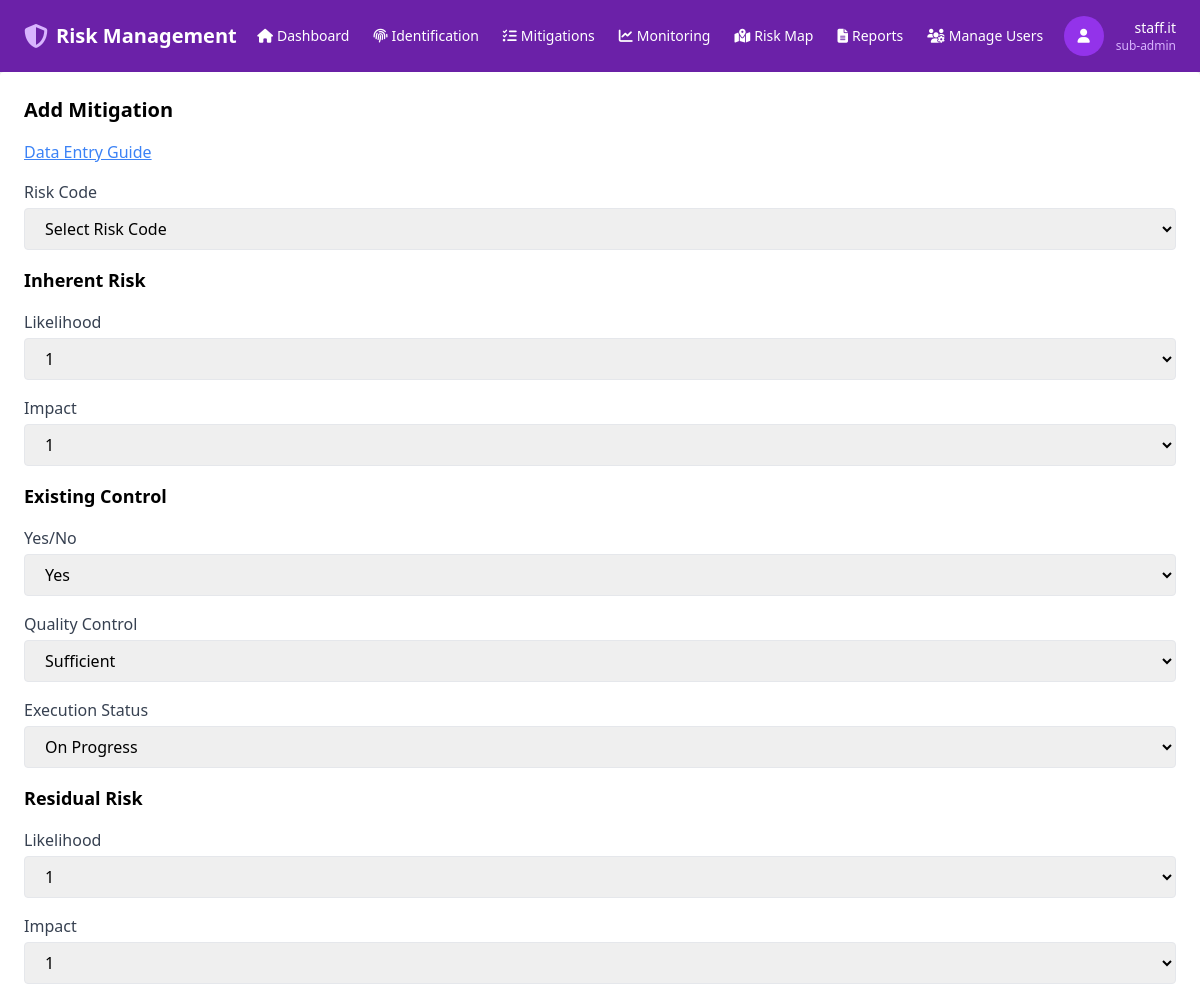
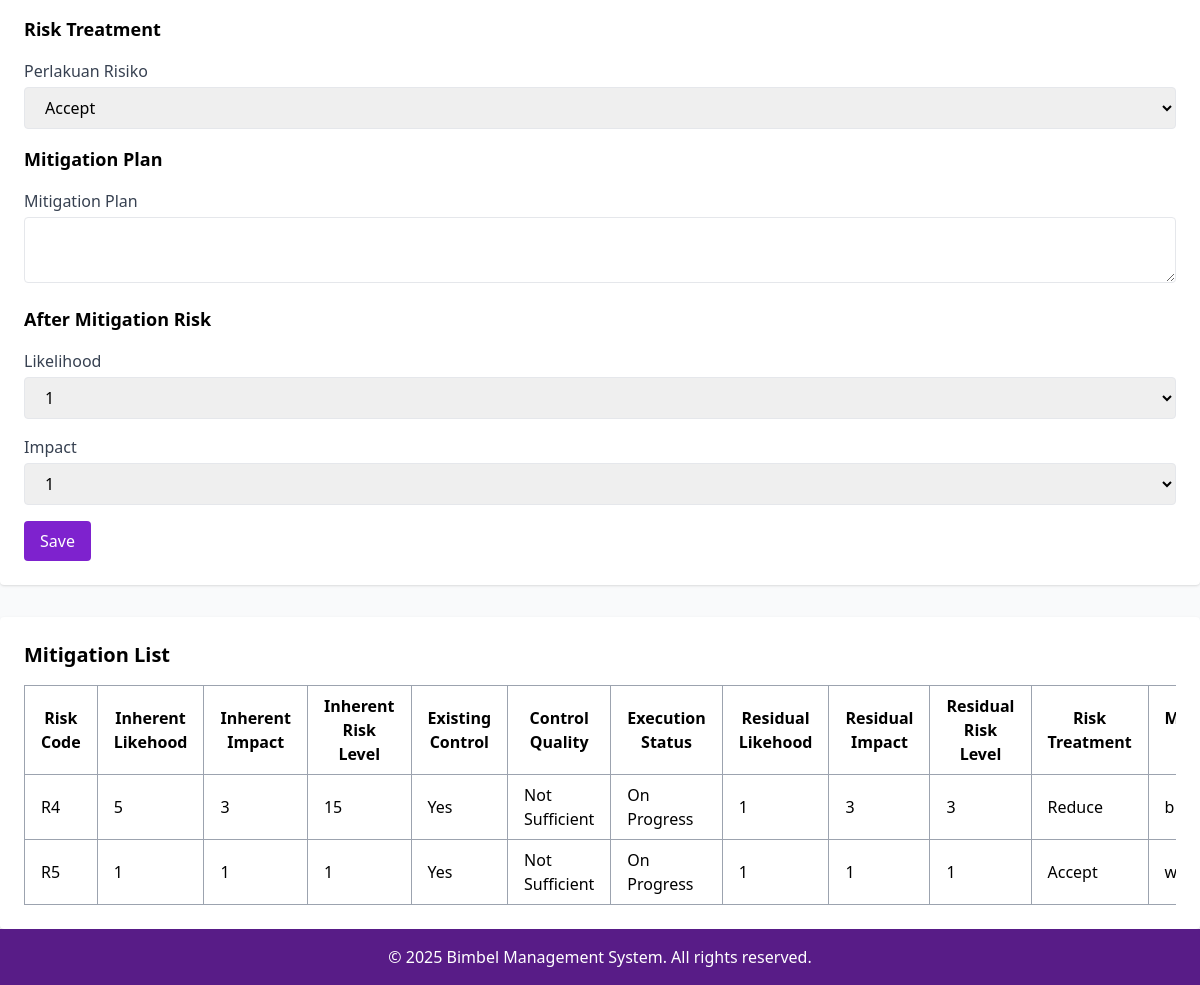
The page /pages/mitigation.php (signed in) on the database its author committed (2 pictures, top to bottom).
### tables this page shows
CREATE TABLE `mitigations` (
  `id` int(11) NOT NULL,
  `risk_code` varchar(10) DEFAULT NULL,
  `inherent_likehood` tinyint(4) DEFAULT NULL,
  `inherent_impact` tinyint(4) DEFAULT NULL,
  `inherent_risk_level` int(11) DEFAULT NULL,
  `existing_control` enum('Yes','No') DEFAULT NULL,
  `control_quality` enum('Sufficient','Not Sufficient') DEFAULT NULL,
  `execution_status` enum('On Progress','Pending','Completed') DEFAULT NULL,
  `residual_likehood` tinyint(4) DEFAULT NULL,
  `residual_impact` tinyint(4) DEFAULT NULL,
  `residual_risk_level` int(11) DEFAULT NULL,
  `risk_treatment` enum('Accept','Share','Reduce','avoid') DEFAULT NULL,
  `mitigation_plan` text DEFAULT NULL,
  `after_mitigation_likehood` tinyint(4) DEFAULT NULL,
  `after_mitigation_impact` tinyint(4) DEFAULT NULL,
  `after_mitigation_risk_level` int(11) DEFAULT NULL,
  `staff_id` int(11) DEFAULT NULL,
  `is_completed` tinyint(1) NOT NULL DEFAULT 0
);

### pages/mitigation.php (the view, shortened to what this page needs)
<?php
require_once '../includes/init.php';
require_once '../classes/Mitigation.php';
$username = $_SESSION['username'];
if (strpos($username, '@') !== false) {
    $username = explode('@', $username)[0];
}
$mitigation = new Mitigation($conn);
$is_admin = $_SESSION['role'] === 'admin' || $_SESSION['role'] === 'sub-admin';
$role = $_SESSION['role'] ?? '';
$id = $_GET['edit'] ?? null;
$editData = $id ? $mitigation->getMitigationById($id) : null;
?>
<!DOCTYPE html>
<html lang="id">
<head>
    <script src="https://cdn.tailwindcss.com"></script>
    <link rel="stylesheet" href="https://cdnjs.cloudflare.com/ajax/libs/font-awesome/6.4.0/css/all.min.css" />
</head>
<body class="bg-gray-50 flex flex-col min-h-screen">
    <nav class="bg-purple-800 text-white shadow-md w-full">
        <div class="px-6 py-4 flex flex-col md:flex-row items-center justify-between w-full">
            <div class="flex items-center space-x-2">
                <i class="fas fa-shield-alt text-2xl text-purple-300"></i>
                <span class="text-xl font-bold">Risk Management</span>
            </div>
            <div class="flex-1 flex justify-center mt-4 md:mt-0">
                <div class="flex flex-wrap justify-center space-x-6 text-sm font-medium">
                    <a href="dashboard.php" class="hover:text-purple-300 flex items-center space-x-1"><i class="fas fa-home"></i><span>Dashboard</span></a>
                    <a href="identification.php" class="hover:text-purple-300 flex items-center space-x-1"><i class="fas fa-fingerprint"></i><span>Identification</span></a>
                    <a href="mitigation.php" class="hover:text-purple-300 flex items-center space-x-1"><i class="fas fa-tasks"></i><span>Mitigations</span></a>
                    <a href="monitoring.php" class="hover:text-purple-300 flex items-center space-x-1"><i class="fas fa-chart-line"></i><span>Monitoring</span></a>
                    <a href="riskmap.php" class="hover:text-purple-300 flex items-center space-x-1"><i class="fas fa-map-marked-alt"></i><span>Risk Map</span></a>
                    <a href="reports.php" class="hover:text-purple-300 flex items-center space-x-1"><i class="fas fa-file-alt"></i><span>Reports</span></a>
                    <a href="manage_users.php" class="hover:text-purple-300 flex items-center space-x-1"><i class="fas fa-users-cog"></i><span>Manage Users</span></a>
                </div>
            </div>
            <div class="relative" id="profileDropdownWrapper">
                <button onclick="toggleProfileDropdown()" class="flex items-center space-x-3 text-sm focus:outline-none">
                    <div class="w-10 h-10 rounded-full bg-purple-600 flex items-center justify-center">
                        <i class="fas fa-user text-white"></i>
                    </div>
                    <div class="text-right hidden md:block">
                        <div class="font-medium"><?= htmlspecialchars($username) ?></div>
                        <div class="text-xs text-purple-300"><?= htmlspecialchars($role) ?></div>
                    </div>
                </button>
            </div>
        </div>
    </nav>
        <?php if ($is_admin): ?>
        <section class="bg-white rounded shadow p-6 mb-8">
            <h2 class="text-xl font-bold mb-4">Add Mitigation</h2>
            <div class="flex justify-left mb-4">
                <button id="openGuide" class="text-blue-500 underline hover:text-blue-700">
                    Data Entry Guide
                </button>
            </div>
            <form action="mitigation.php" method="POST" class="space-y-4">
                <div>
                    <label for="risk_code" class="block text-gray-700">Risk Code</label>
                    <select id="risk_code" name="risk_code" required class="w-full mt-1 px-4 py-2 border rounded focus:ring focus:ring-purple-500">
                        <option value="" disabled selected>Select Risk Code</option>
                    </select>
                </div>
                <h3 class="text-lg font-bold mt-6 mb-2">Inherent Risk</h3>
                <div class="space-y-4">
                    <div>
                        <label for="inherent_likehood" class="block text-gray-700 font-medium">Likelihood</label>
                        <select id="inherent_likehood" name="inherent_likehood" required class="w-full mt-1 px-4 py-2 border rounded focus:ring focus:ring-purple-500">
                            <?php for ($i = 1; $i <= 5; $i++): ?>
                                <option value="<?php echo $i; ?>" <?php echo (isset($editData['inherent_likehood']) && $editData['inherent_likehood'] == $i) ? 'selected' : ''; ?>><?php echo $i; ?></option>
                            <?php endfor; ?>
                        </select>
                    </div>
                    <div>
                        <label for="inherent_impact" class="block text-gray-700 font-medium">Impact</label>
                        <select id="inherent_impact" name="inherent_impact" required class="w-full mt-1 px-4 py-2 border rounded focus:ring focus:ring-purple-500">
                            <?php for ($i = 1; $i <= 5; $i++): ?>
                                <option value="<?php echo $i; ?>" <?php echo (isset($editData['inherent_impact']) && $editData['inherent_impact'] == $i) ? 'selected' : ''; ?>><?php echo $i; ?></option>
                            <?php endfor; ?>
                        </select>
                    </div>
                </div>
                <h3 class="text-lg font-bold mt-6 mb-2">Existing Control</h3>
                <div class="space-y-4">
                    <div>
                        <label for="existing_control" class="block text-gray-700 font-medium">Yes/No</label>
                        <select id="existing_control" name="existing_control" required class="w-full mt-1 px-4 py-2 border rounded focus:ring focus:ring-purple-500">
                            <option value="Yes" <?php echo (isset($editData['existing_control']) && $editData['existing_control'] == 'Yes') ? 'selected' : ''; ?>>Yes</option>
                        </select>
                    </div>
                    <div>
                        <label for="control_quality" class="block text-gray-700 font-medium">Quality Control</label>
                        <select id="control_quality" name="control_quality" required class="w-full mt-1 px-4 py-2 border rounded focus:ring focus:ring-purple-500">
                            <option value="Sufficient" <?php echo (isset($editData['control_quality']) && $editData['control_quality'] == 'Sufficient') ? 'selected' : ''; ?>>Sufficient</option>
                        </select>
                    </div>
                    <div>
                        <label for="execution_status" class="block text-gray-700 font-medium">Execution Status</label>
                        <select id="execution_status" name="execution_status" required class="w-full mt-1 px-4 py-2 border rounded focus:ring focus:ring-purple-500">
                            <option value="On Progress">On Progress</option>
                        </select>
                    </div>
                </div>
                <h3 class="text-lg font-bold mt-6 mb-2">Residual Risk</h3>
                <div class="space-y-4">
                    <div>
                        <label for="residual_likehood" class="block text-gray-700 font-medium">Likelihood</label>
                        <select id="residual_likehood" name="residual_likehood" required class="w-full mt-1 px-4 py-2 border rounded focus:ring focus:ring-purple-500">
                            <?php for ($i = 1; $i <= 5; $i++): ?>
                                <option value="<?php echo $i; ?>" <?php echo (isset($editData['residual_likehood']) && $editData['residual_likehood'] == $i) ? 'selected' : ''; ?>><?php echo $i; ?></option>
                            <?php endfor; ?>
                        </select>
                    </div>
                    <div>
                        <label for="residual_impact" class="block text-gray-700 font-medium">Impact</label>
                        <select id="residual_impact" name="residual_impact" required class="w-full mt-1 px-4 py-2 border rounded focus:ring focus:ring-purple-500">
                            <?php for ($i = 1; $i <= 5; $i++): ?>
                                <option value="<?php echo $i; ?>" <?php echo (isset($editData['residual_impact']) && $editData['residual_impact'] == $i) ? 'selected' : ''; ?>><?php echo $i; ?></option>
                            <?php endfor; ?>
                        </select>
                    </div>
                </div>
                <h3 class="text-lg font-bold mt-6 mb-2">Risk Treatment</h3>
                <div class="space-y-4">
                    <div>
                        <label for="risk_treatment" class="block text-gray-700 font-medium">Perlakuan Risiko</label>
                        <select id="risk_treatment" name="risk_treatment" required class="w-full mt-1 px-4 py-2 border rounded focus:ring focus:ring-purple-500">
                            <option value="Accept" <?php echo (isset($editData['risk_treatment']) && $editData['risk_treatment'] == 'Acept') ? 'selected' : ''; ?>>Accept</option>
                        </select>
                    </div>
                </div>
                <h3 class="text-lg font-bold mt-6 mb-2">Mitigation Plan</h3>
                <div>
                    <label for="mitigation_plan" class="block text-gray-700 font-medium">Mitigation Plan</label>
                    <textarea id="mitigation_plan" name="mitigation_plan" required class="w-full mt-1 px-4 py-2 border rounded focus:ring focus:ring-purple-500"><?php echo $editData['mitigation_plan'] ?? ''; ?></textarea>
                </div>
                <h3 class="text-lg font-bold mt-6 mb-2">After Mitigation Risk</h3>
                <div class="space-y-4">
                    <div>
                        <label for="after_mitigation_likehood" class="block text-gray-700 font-medium">Likelihood</label>
                        <select id="after_mitigation_likehood" name="after_mitigation_likehood" required class="w-full mt-1 px-4 py-2 border rounded focus:ring focus:ring-purple-500">
                            <?php for ($i = 1; $i <= 5; $i++): ?>
                                <option value="<?php echo $i; ?>" <?php echo (isset($editData['after_mitigation_likehood']) && $editData['after_mitigation_likehood'] == $i) ? 'selected' : ''; ?>><?php echo $i; ?></option>
                            <?php endfor; ?>
                        </select>
                    </div>
                    <div>
                        <label for="after_mitigation_impact" class="block text-gray-700 font-medium">Impact</label>
                        <select id="after_mitigation_impact" name="after_mitigation_impact" required class="w-full mt-1 px-4 py-2 border rounded focus:ring focus:ring-purple-500">
                            <?php for ($i = 1; $i <= 5; $i++): ?>
                                <option value="<?php echo $i; ?>" <?php echo (isset($editData['after_mitigation_impact']) && $editData['after_mitigation_impact'] == $i) ? 'selected' : ''; ?>><?php echo $i; ?></option>
                            <?php endfor; ?>
                        </select>
                    </div>
                </div>
                <button type="submit" class="bg-purple-700 text-white px-4 py-2 rounded hover:bg-purple-800 transition">Save</button>
            </form>
        </section>
        <?php endif; ?>
        <section class="bg-white rounded shadow p-6">
            <h2 class="text-xl font-bold mb-4">Mitigation List</h2>
            <div class="overflow-x-auto">
                <table class="table-auto w-full border-collapse border border-gray-200">
                    <thead class="bg-beige-purple">
                        <tr>
                            <th class="border border-gray-400 px-4 py-2">Risk Code</th>
                            <th class="border border-gray-400 px-4 py-2">Inherent Likehood</th>
                            <th class="border border-gray-400 px-4 py-2">Inherent Impact</th>
                            <th class="border border-gray-400 px-4 py-2">Inherent Risk Level</th>
                            <th class="border border-gray-400 px-4 py-2">Existing Control</th>
                            <th class="border border-gray-400 px-4 py-2">Control Quality</th>
                            <th class="border border-gray-400 px-4 py-2">Execution Status</th>
                            <th class="border border-gray-400 px-4 py-2">Residual Likehood</th>
                            <th class="border border-gray-400 px-4 py-2">Residual Impact</th>
                            <th class="border border-gray-400 px-4 py-2">Residual Risk Level</th>
                            <th class="border border-gray-400 px-4 py-2">Risk Treatment</th>
                            <th class="border border-gray-400 px-4 py-2">Mitigation Plan</th>
                        </tr>
                    </thead>
                    <tbody>
                        <?php
                        $role = $_SESSION['role'] ?? '';
                        if ($role === 'admin') {
                            $query = $conn->query("SELECT mitigations.*, staffs.staff_name FROM mitigations LEFT JOIN staffs ON mitigations.staff_id = staffs.id");
                        } else {
                            $query = $conn->prepare("SELECT * FROM mitigations WHERE staff_id = :staff_id");
                            $query->execute(['staff_id' => $_SESSION['staff_id']]);
                        }
                        while ($row = $query->fetch()) {
                            echo "<tr class='hover:bg-gray-50'>
                            <td class='border border-gray-400 px-4 py-2'>{$row['risk_code']}</td>
                            <td class='border border-gray-400 px-4 py-2'>{$row['inherent_likehood']}</td>
                            <td class='border border-gray-400 px-4 py-2'>{$row['inherent_impact']}</td>
                            <td class='border border-gray-400 px-4 py-2'>{$row['inherent_risk_level']}</td>
                            <td class='border border-gray-400 px-4 py-2'>{$row['existing_control']}</td>
                            <td class='border border-gray-400 px-4 py-2'>{$row['control_quality']}</td>
                            <td class='border border-gray-400 px-4 py-2'>{$row['execution_status']}</td>
                            <td class='border border-gray-400 px-4 py-2'>{$row['residual_likehood']}</td>
                            <td class='border border-gray-400 px-4 py-2'>{$row['residual_impact']}</td>
                            <td class='border border-gray-400 px-4 py-2'>{$row['residual_risk_level']}</td>
                            <td class='border border-gray-400 px-4 py-2'>{$row['risk_treatment']}</td>
                            <td class='border border-gray-400 px-4 py-2'>{$row['mitigation_plan']}</td>
                            <td class='border border-gray-400 px-4 py-2'>{$row['after_mitigation_likehood']}</td>
                            <td class='border border-gray-400 px-4 py-2'>{$row['after_mitigation_impact']}</td>
                            <td class='border border-gray-400 px-4 py-2'>{$row['after_mitigation_risk_level']}</td>";
                        echo "</tr>";
                            }
                        ?>
                    </tbody>
                </table>
            </div>
        </section>
<?php require_once '../includes/footer.php'; ?>
</body>
</html>

### includes/footer.php
<footer class="bg-purple-900 text-white text-center py-4">
    <p>&copy; <?= date('Y') ?> Bimbel Management System. All rights reserved.</p>
</footer>
</body>
</html>

### rows shown on the page
mitigations: risk_code "R4", inherent_likehood "5", inherent_impact "3", inherent_risk_level "15", existing_control "Yes", control_quality "Not Sufficient", execution_status "On Progress", residual_likehood "1", residual_impact "3", residual_risk_level "3", risk_treatment "Reduce", mitigation_plan "b"
mitigations: risk_code "R5", inherent_likehood "1", inherent_impact "1", inherent_risk_level "1", existing_control "Yes", control_quality "Not Sufficient", execution_status "On Progress", residual_likehood "1", residual_impact "1", residual_risk_level "1", risk_treatment "Accept", mitigation_plan "w"

### other values the page prints
$username "staff.it"
$role "sub-admin"
form field inherent_likehood "1"
form field inherent_impact "1"
form field residual_likehood "1"
form field residual_impact "1"
form field after_mitigation_likehood "1"
form field after_mitigation_impact "1"
